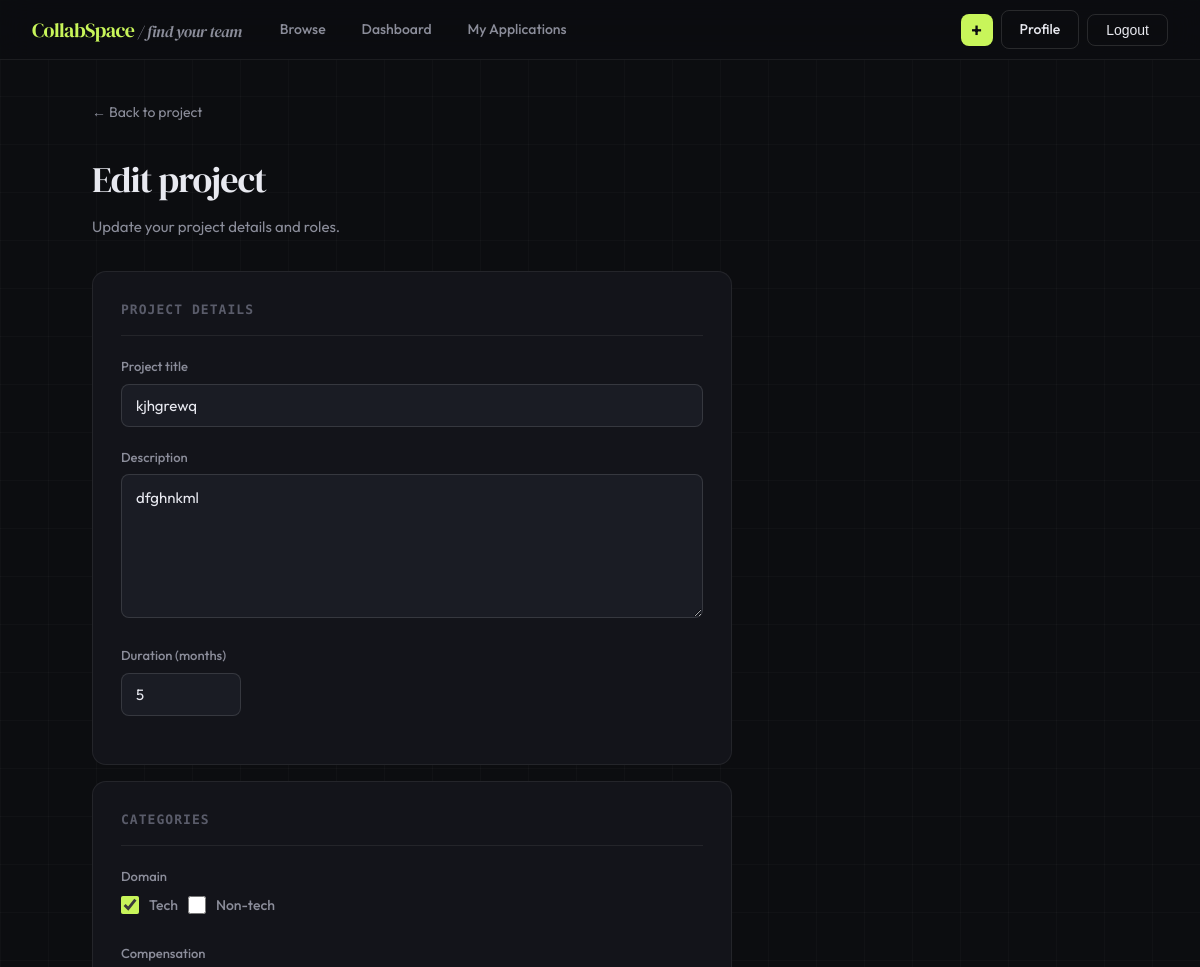
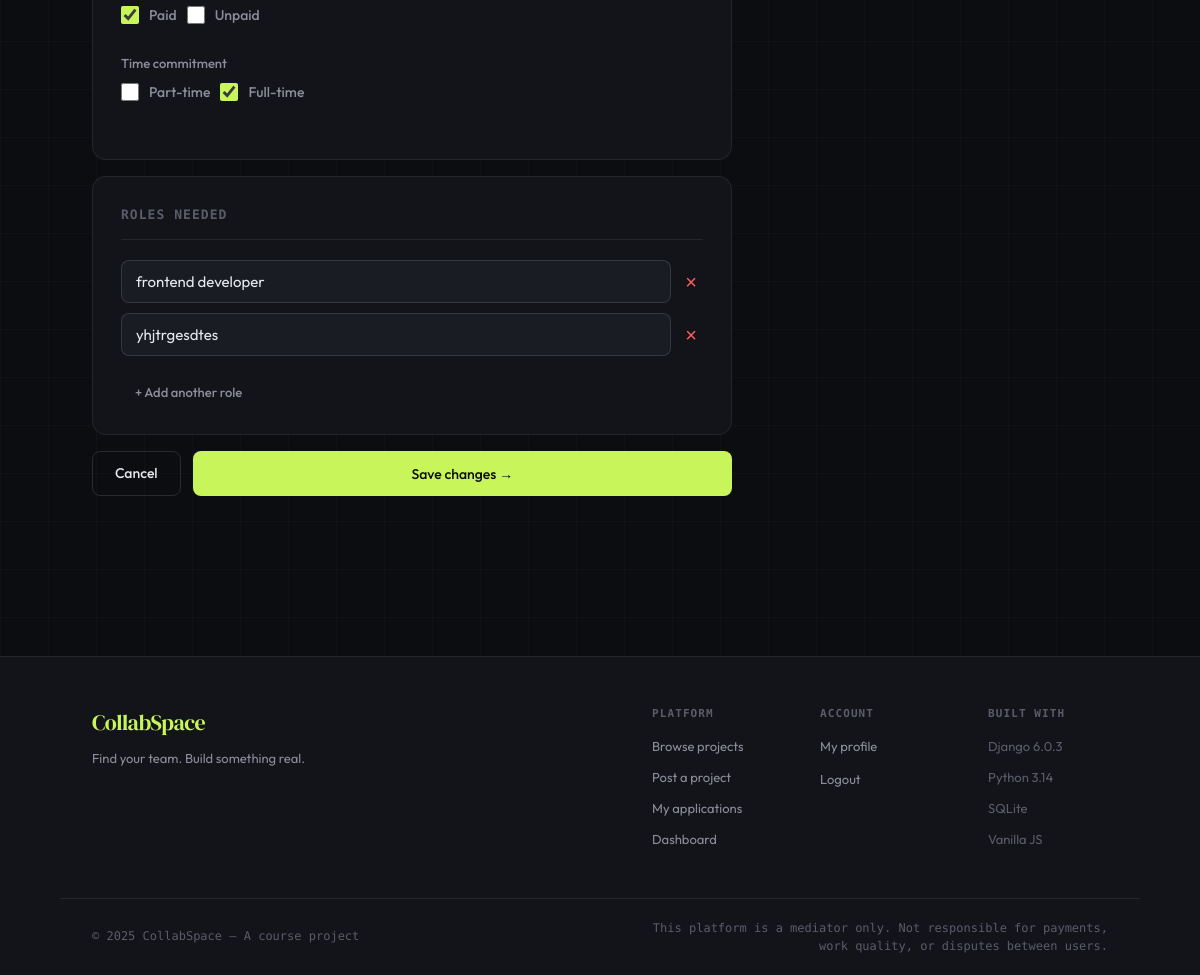
/project/4/edit/ (signed in), run on the app's committed database (2 pictures, top to bottom).
### projects/models.py (models this page shows, shortened)
class Project(models.Model):
    creator = models.ForeignKey(User, on_delete=models.CASCADE, related_name='projects')
    title = models.CharField(max_length=200)
    description = models.TextField()
    duration = models.PositiveIntegerField(help_text="Duration in months")
    is_tech = models.BooleanField(default=False)
    is_non_tech = models.BooleanField(default=False)
    is_paid = models.BooleanField(default=False)
    is_unpaid = models.BooleanField(default=False)
    is_part_time = models.BooleanField(default=False)
    is_full_time = models.BooleanField(default=False)
    created_at = models.DateTimeField(auto_now_add=True)
    updated_at = models.DateTimeField(auto_now=True)

class Role(models.Model):
    project = models.ForeignKey(Project, on_delete=models.CASCADE, related_name='roles')
    role_name = models.CharField(max_length=100)
    is_filled = models.BooleanField(default=False)

### projects/views.py (the view)
# urls.py: path('project/<int:pk>/edit/', views.edit_project, name='edit_project'),
@login_required
def edit_project(request, pk):
    project = get_object_or_404(Project, pk=pk, creator=request.user)
    if request.method == 'POST':
        form = ProjectForm(request.POST, instance=project)
        if form.is_valid():
            form.save()
            project.roles.all().delete()
            role_names = request.POST.getlist('role_names')
            for role_name in role_names:
                if role_name.strip():
                    Role.objects.create(project=project, role_name=role_name.strip())
            messages.success(request, 'Project updated.')
            return redirect('project_detail', pk=project.pk)
        else:
            print("FORM ERRORS:", form.errors)
    else:
        form = ProjectForm(instance=project)
    existing_roles = project.roles.all()
    return render(request, 'projects/edit.html', {
        'form': form,
        'project': project,
        'existing_roles': existing_roles,
    })

### projects/forms.py
class ProjectForm(forms.ModelForm):
    class Meta:
        model = Project
        fields = [
            'title', 'description', 'duration',
            'is_tech', 'is_non_tech',
            'is_paid', 'is_unpaid',
            'is_part_time', 'is_full_time',
        ]
        widgets = {
            'description': forms.Textarea(attrs={'rows': 5}),
        }

### templates/projects/edit.html (shortened to what this page needs)
{% extends 'base.html' %}
{% block content %}
<div class="create-wrap">
  <div class="container">
    <a class="detail-back" href="{% url 'project_detail' project.pk %}">← Back to project</a>
    <div class="create-header">
      <div class="create-title">Edit project</div>
      <div class="create-sub">Update your project details and roles.</div>
    </div>
    <form method="post" style="max-width:640px">
      <div class="form-card" style="margin-bottom:16px">
        <h3>Project details</h3>
        <div class="form-group">
          <label>Project title</label>
          <input type="text" name="title" value="{{ project.title }}" required>
        </div>
        <div class="form-group">
          <label>Description</label>
          <textarea name="description" rows="5" required>{{ project.description }}</textarea>
        </div>
        <div class="form-group">
          <label>Duration (months)</label>
          <input type="number" name="duration" value="{{ project.duration }}" style="max-width:120px">
        </div>
      </div>
      <div class="form-card" style="margin-bottom:16px">
        <h3>Categories</h3>
        <div class="form-group">
          <label>Domain</label>
          <div style="display:flex;gap:10px;flex-wrap:wrap">
            <label class="checkbox-row"><input type="checkbox" name="is_tech" {% if project.is_tech %}checked{% endif %}><span>Tech</span></label>
            <label class="checkbox-row"><input type="checkbox" name="is_non_tech" {% if project.is_non_tech %}checked{% endif %}><span>Non-tech</span></label>
          </div>
        </div>
        <div class="form-group">
          <label>Compensation</label>
          <div style="display:flex;gap:10px;flex-wrap:wrap">
            <label class="checkbox-row"><input type="checkbox" name="is_paid" {% if project.is_paid %}checked{% endif %}><span>Paid</span></label>
            <label class="checkbox-row"><input type="checkbox" name="is_unpaid" {% if project.is_unpaid %}checked{% endif %}><span>Unpaid</span></label>
          </div>
        </div>
        <div class="form-group">
          <label>Time commitment</label>
          <div style="display:flex;gap:10px;flex-wrap:wrap">
            <label class="checkbox-row"><input type="checkbox" name="is_part_time" {% if project.is_part_time %}checked{% endif %}><span>Part-time</span></label>
            <label class="checkbox-row"><input type="checkbox" name="is_full_time" {% if project.is_full_time %}checked{% endif %}><span>Full-time</span></label>
          </div>
        </div>
      </div>
      <div class="form-card" style="margin-bottom:16px">
        <h3>Roles needed</h3>
        <div id="roles-container">
          {% for role in existing_roles %}
            <div class="role-input-row">
              <input type="text" name="role_names" value="{{ role.role_name }}" required>
              <button type="button" class="remove-role" onclick="this.parentElement.remove()">×</button>
            </div>
          {% empty %}
            <div class="role-input-row">
              <input type="text" name="role_names" placeholder="e.g. Frontend Developer" required>
            </div>
          {% endfor %}
        </div>
        <button type="button" class="btn btn-ghost btn-sm" style="margin-top:12px" onclick="addRole()">+ Add another role</button>
      </div>
      <div style="display:flex;gap:12px">
        <a class="btn btn-outline" href="{% url 'project_detail' project.pk %}">Cancel</a>
        <button class="btn btn-primary" style="flex:1" type="submit">Save changes →</button>
      </div>
    </form>
  </div>
</div>
{% endblock %}

### static/css/main.css (style rules this page uses)
*, *::before, *::after { box-sizing: border-box; margin: 0; padding: 0; }
:root { --bg: #0c0d10; --surface: #13141a; --surface2: #1a1c24; --border: rgba(255,255,255,0.07); --border2: rgba(255,255,255,0.12); --text: #e8e9f0; --text2: #8b8d9a; --text3: #5a5c6a; --accent: #c8f55a; --accent2: #a8d844; --accent-dim: rgba(200,245,90,0.12); --accent-glow: rgba(200,245,90,0.08); --red: #ff5f5f; --blue: #5f9fff; --purple: #b87eff; --orange: #ff9f5f; --radius: 14px; --radius-sm: 8px; --radius-lg: 20px; --shadow: 0 4px 24px rgba(0,0,0,0.4); --transition: 0.2s cubic-bezier(0.4,0,0.2,1); }
html { scroll-behavior: smooth; }
body { font-family: 'Outfit', sans-serif; background: var(--bg); color: var(--text); min-height: 100vh; overflow-x: hidden; font-size: 15px; line-height: 1.6; }
body::before { content: ''; position: fixed; inset: 0; z-index: 0; background-image: linear-gradient(rgba(255,255,255,0.025) 1px, transparent 1px), linear-gradient(90deg, rgba(255,255,255,0.025) 1px, transparent 1px); background-size: 48px 48px; pointer-events: none; }
.container { max-width: 1080px; margin: 0 auto; padding: 0 32px; }
.form-group { margin-bottom: 20px; }
label { display: block; margin-bottom: 7px; font-size: 13px; font-weight: 500; color: var(--text2); }
input[type=text], input[type=email], input[type=password], input[type=tel], input[type=number], input[type=file], textarea, select { width: 100%; background: var(--surface2); border: 1px solid var(--border2); border-radius: var(--radius-sm); color: var(--text); font-family: 'Outfit', sans-serif; font-size: 15px; padding: 11px 14px; transition: var(--transition); outline: none; }
textarea { resize: vertical; min-height: 100px; line-height: 1.6; }
.checkbox-row { display: flex; align-items: center; gap: 10px; cursor: pointer; }
.checkbox-row input[type=checkbox] { width: 18px; height: 18px; flex-shrink: 0; accent-color: var(--accent); cursor: pointer; }
.checkbox-row span { font-size: 14px; color: var(--text2); }
.btn { display: inline-flex; align-items: center; justify-content: center; gap: 8px; padding: 10px 22px; border-radius: var(--radius-sm); font-family: 'Outfit', sans-serif; font-size: 14px; font-weight: 500; cursor: pointer; transition: var(--transition); border: none; text-decoration: none; }
.btn-primary { background: var(--accent); color: #0c0d10; }
.btn-outline { background: transparent; color: var(--text); border: 1px solid var(--border2); }
.btn-ghost { background: transparent; color: var(--text2); padding: 8px 14px; }
.btn-sm { padding: 6px 14px; font-size: 13px; }
.detail-back { display: inline-flex; align-items: center; gap: 6px; color: var(--text2); font-size: 14px; cursor: pointer; margin-bottom: 28px; transition: var(--transition); text-decoration: none; }
.create-wrap { padding: 40px 0 80px; }
.create-title { font-family: 'DM Serif Display', serif; font-size: 36px; letter-spacing: -1px; margin-bottom: 6px; }
.create-sub { color: var(--text2); font-size: 15px; margin-bottom: 32px; }
.form-card { background: var(--surface); border: 1px solid var(--border); border-radius: var(--radius); padding: 28px; }
.form-card h3 { font-size: 13px; text-transform: uppercase; letter-spacing: 0.08em; color: var(--text3); font-family: 'DM Mono', monospace; margin-bottom: 20px; padding-bottom: 14px; border-bottom: 1px solid var(--border); }

### templates/projects/edit.html (style rules this page uses)
.role-input-row { display:flex; gap:8px; align-items:center; margin-bottom:10px; }
.role-input-row input { flex:1; }
.remove-role { background:none; border:none; color:var(--red); font-size:20px; cursor:pointer; padding:0 6px; flex-shrink:0; line-height:1; }

### data on the page
Project: title "kjhgrewq", description "dfghnkml", duration "5", is_tech "☑", is_paid "☑", is_full_time "☑"
Role: role_names "frontend developer"
Role: role_names "yhjtrgesdtes"
